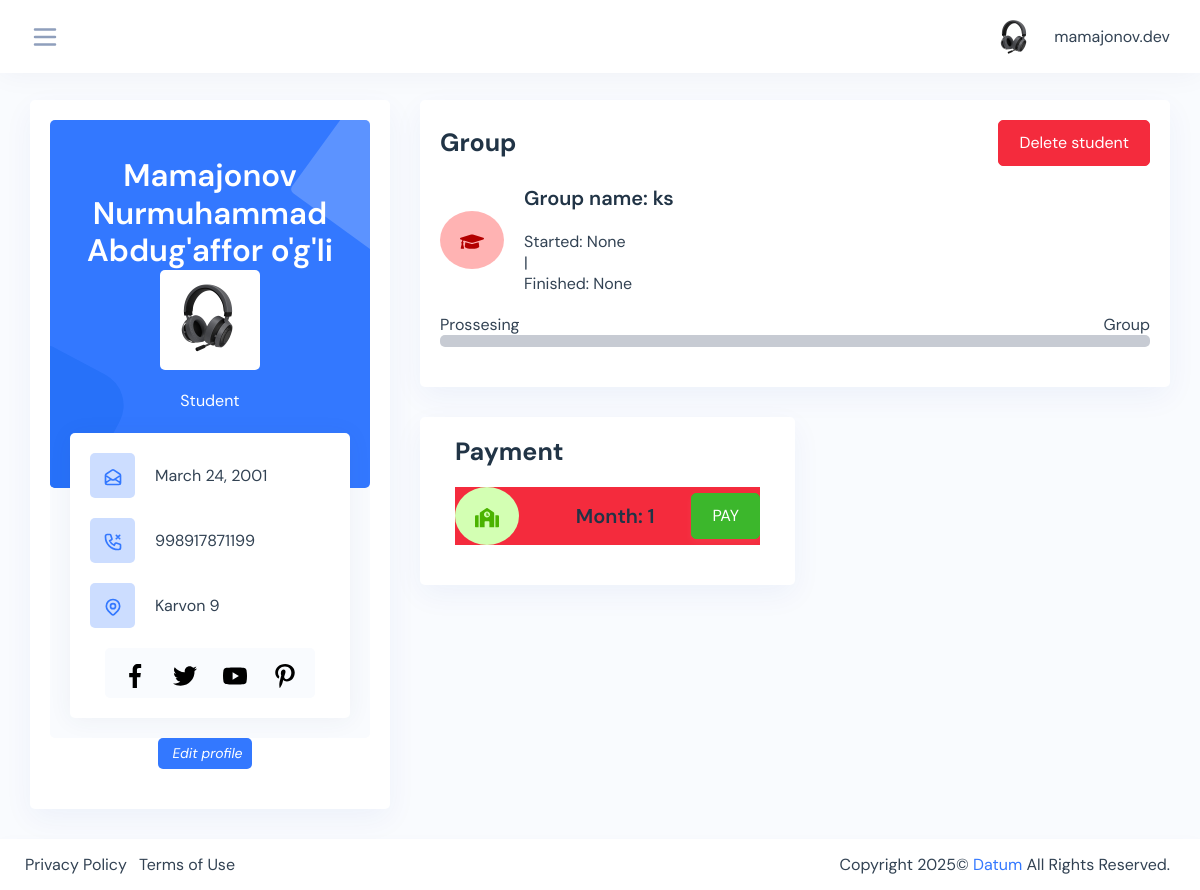
Page /students/student-profile/12/ (signed in) on the earlier database version.
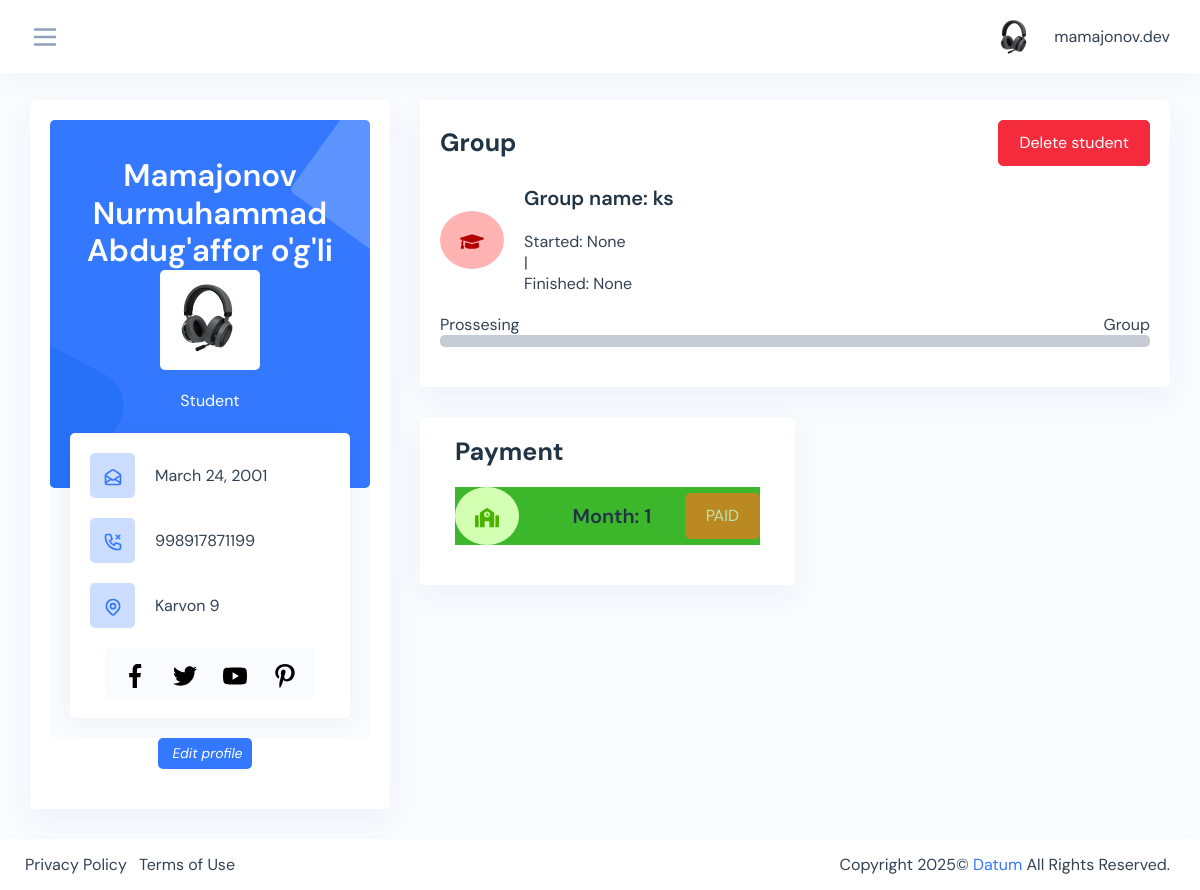
Same page on the later database version.
### students/models.py (models this page shows, shortened)
class Payment(models.Model):
    student = models.ForeignKey(Student, on_delete=models.CASCADE, blank=True, null=True)
    group = models.ForeignKey(Group, on_delete=models.SET_NULL, blank=True, null=True)
    amount = models.IntegerField(default=0, blank=True, null=True)
    month = models.CharField(max_length=100, blank=True, null=True)
    sale = models.IntegerField(default=0, blank=True, null=True)
    payment_check = models.ImageField(upload_to='payment_cheks/', blank=True, null=True, default=None)
    comment = models.TextField(blank=True, null=True)
    complete = models.BooleanField(default=False, blank=True, null=True)
    id = models.UUIDField(default=uuid.uuid4, primary_key=True, unique=True, editable=False)
    created = models.DateTimeField(auto_now_add=True)
    updated = models.DateTimeField(auto_now=True)
    class Meta:
        ordering = ['month']

### students/views.py (the view)
# urls.py: path('student-profile/<str:pk>/', student_profile, name='student_profile'),
@login_required(login_url='login')
def student_profile(request, pk):
    student = Student.objects.get(id=pk)
    groups = student.group
    context = {
        'student': student,
        'groups': groups
    }
    return render(request, 'student-profile.html', context)

### courses/models.py (called while the page is built)
    def __str__(self):
        return self.name

### students/templates/student-profile.html (shortened to what the changed rows need)
{% extends 'base.html' %}
{% load static %}
{% block content %}
<div class="content-page">
    <div class="container-fluid">
        <div class="row">
            <div class="col-lg-8">
                <div class="col-lg-6 card card-block">
                    <div class="card-body   ">
                        <ul class="list-inline p-0 m-0">
                            {% for pyment in student.payment_set.all %}
                            <li class="{% if pyment.complete %} bg-success {% else %} bg-danger {% endif %} d-flex align-items-center mb-3 justify-content-between">
                                <div class="profile-icon iq-icon-box rounded-small bg-success-light svg-success text-center">
                                </div>
                                <div class="ml-3 d-flex ">
                                    <h5>Month: {{pyment.month}}</h5>
                                </div>
                                {% if pyment.complete %}
                                <div class="justify-content-right">
                                    <span class="btn btn-orange disabled">PAID</span>
                                </div>
                                {% else %}
                                <div class="justify-content-right">
                                    <a class="btn btn-success" href="{% url 'pay_for_student' pk=pyment.id %}">PAY</a>
                                </div>
                                {% endif %}
                            </li>
                            {% endfor %}
                        </ul>
                    </div>
                </div>
            </div>
        </div>
    </div>
</div>
{% endblock content %}

Differences in the rows shown:
changed Payment: complete "PAY" → "PAID"
